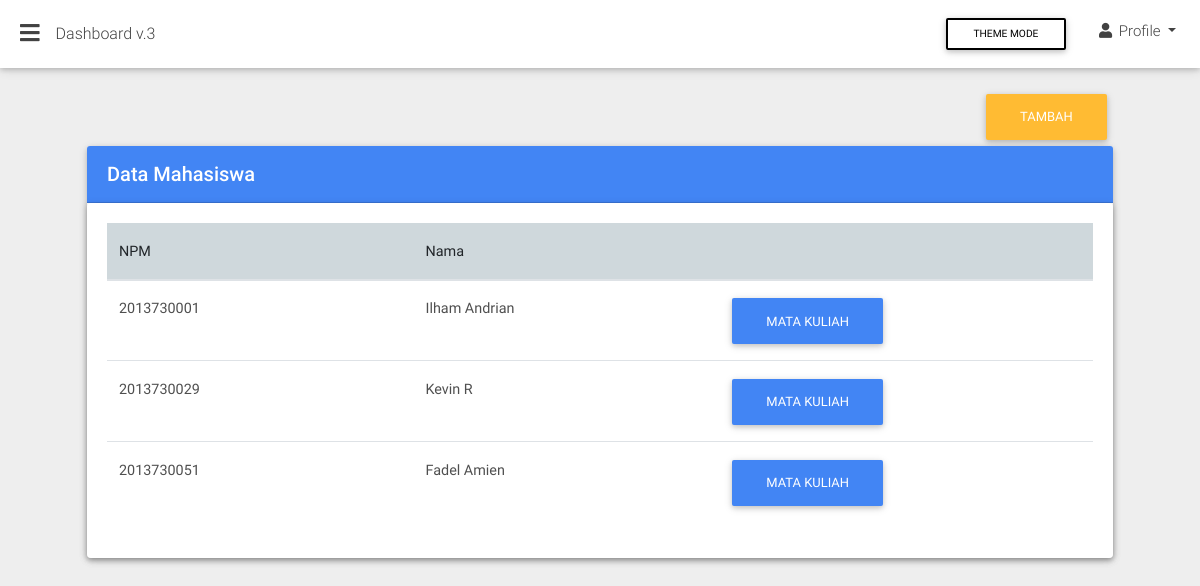
The app's page /index.php?page=mahasiswa with its own data.
### tables this page shows
CREATE TABLE `mahasiswa` (
  `id` bigint(100) NOT NULL,
  `npm` bigint(10) NOT NULL,
  `nama` varchar(25) NOT NULL DEFAULT 'DEFAULT NAME',
  `session_key` text NOT NULL,
  `email` varchar(99) NOT NULL,
  `password` varchar(99) NOT NULL,
  `prodi_id` int(11) DEFAULT NULL
);

### views/mahasiswa/mahasiswa.php (the view, shortened to what this page needs)
<div class="container-fluid">
    <section class="pb-3">
        <div class="row">
        	<div class="col-12 text-right">
        		<a href="?page=new_mahasiswa">
        			<button class="btn btn-warning  text-right">
        				Tambah
        			</button>
        		</a>
        	</div>
          <div class="col-12">
            <div class="card">
              	<div class="card-header white-text primary-color">
                	<h5 class="font-weight-500 my-1">Data Mahasiswa</h5>
              	</div>
              	<div class="card">
		          	<div class="card-body table-responsive">
		            	<table class="table">
		              		<thead>
		                		<tr class="blue-grey lighten-4">
		                  			<th class="th-lg">NPM</th>
		                  			<th class="th-lg">Nama</th>
		                  			<th></th>
		                		</tr>
			              	</thead>
			              	<tbody>
			              		<?php
									$servername = "localhost";
									$username = "root";
									$password = "";
									$dbname = "skripsi";
									$conn = mysqli_connect($servername, $username, $password, $dbname);
									$sql = "SELECT id,npm, nama FROM mahasiswa";
									$result = mysqli_query($conn, $sql);
									if (mysqli_num_rows($result) > 0) {
									    while($row = mysqli_fetch_assoc($result)) {
									        echo "<tr>";
									        echo "<td>".$row["npm"]."</td>";
				                  			echo "<td>".$row["nama"]."</td>";
				                  			echo "<td>";
				                  			echo "<a href='index.php?page=mahasiswa-mk&id=".$row["id"]."' class='btn btn-primary'> Mata Kuliah </a>";
				                  			echo "</td>";
									    }
									}
									?>
			              </tbody>
		            	</table>
		          	</div>
		        </div>
            </div>
        </div>
    </section>
</div>

### records on screen
mahasiswa: npm "2013730001", nama "Ilham Andrian"
mahasiswa: npm "2013730029", nama "Kevin R"
mahasiswa: npm "2013730051", nama "Fadel Amien"
